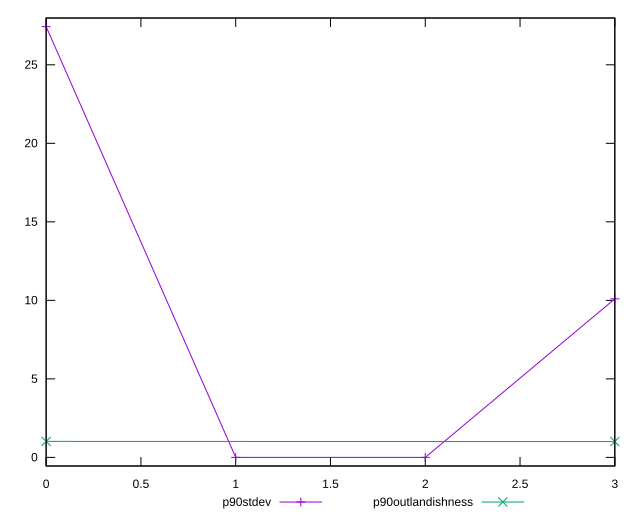

Write gnuplot code to recreate this figure.
reset

$p90Stdev <<EOF
0 27.43082035444069
1 0
2 0
3 10.09587920005442
EOF

$p90Outlandishness <<EOF
0 1.0188639578976804
3 1.0052841142033244
EOF

set key outside below
set xrange [0:3]
set yrange [-0.5486164070888139:27.979436761529506]
set trange [-0.5486164070888139:27.979436761529506]
set terminal svg size 640, 520 enhanced background rgb 'white'
set output "reports/report_00030_2021-02-24T20-42-31.540Z/total-blocking-time/progression/stddev.svg"

plot $p90Stdev title "p90stdev" with linespoints, \
     $p90Outlandishness title "p90outlandishness" with linespoints

reset
